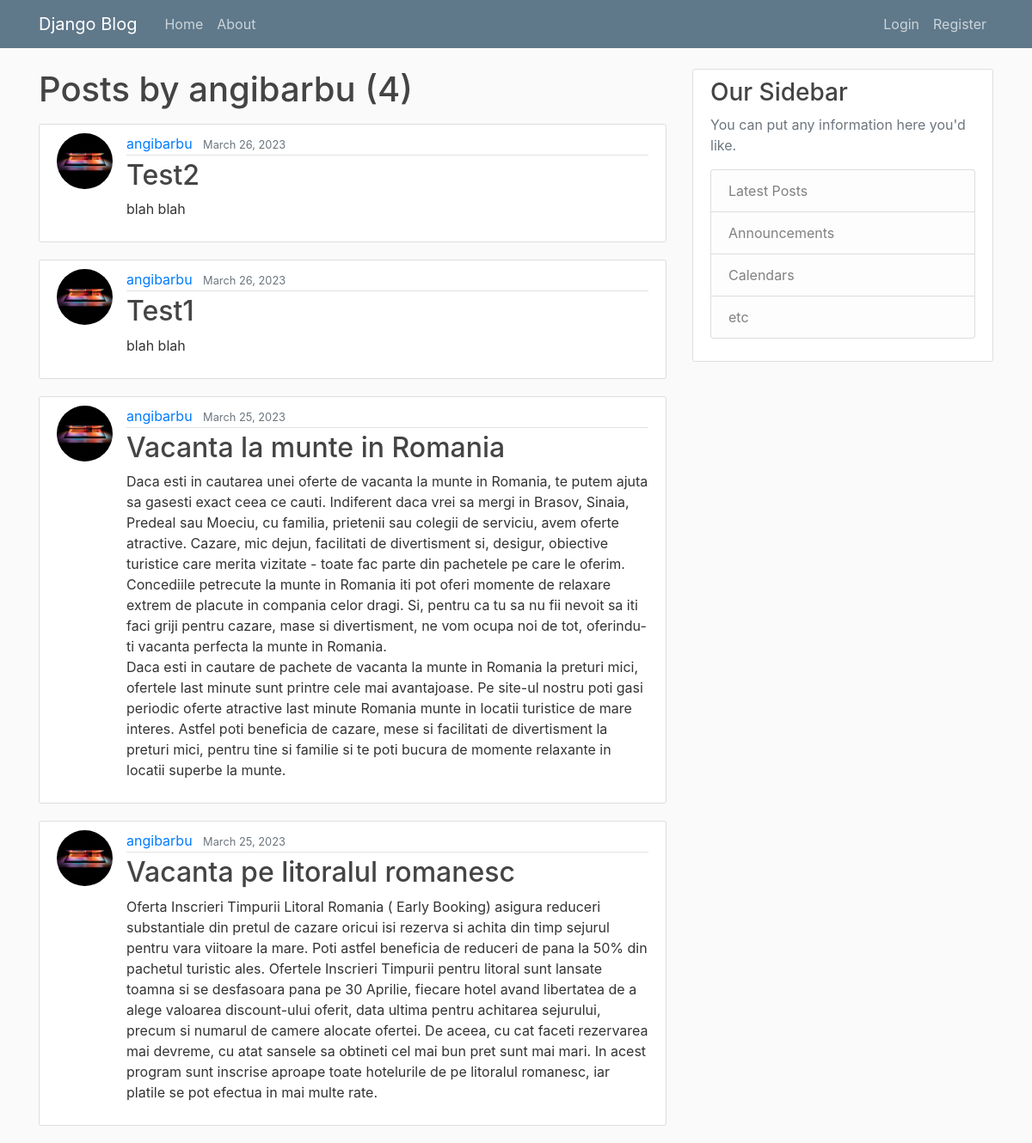
The app's page /user/angibarbu, older data.
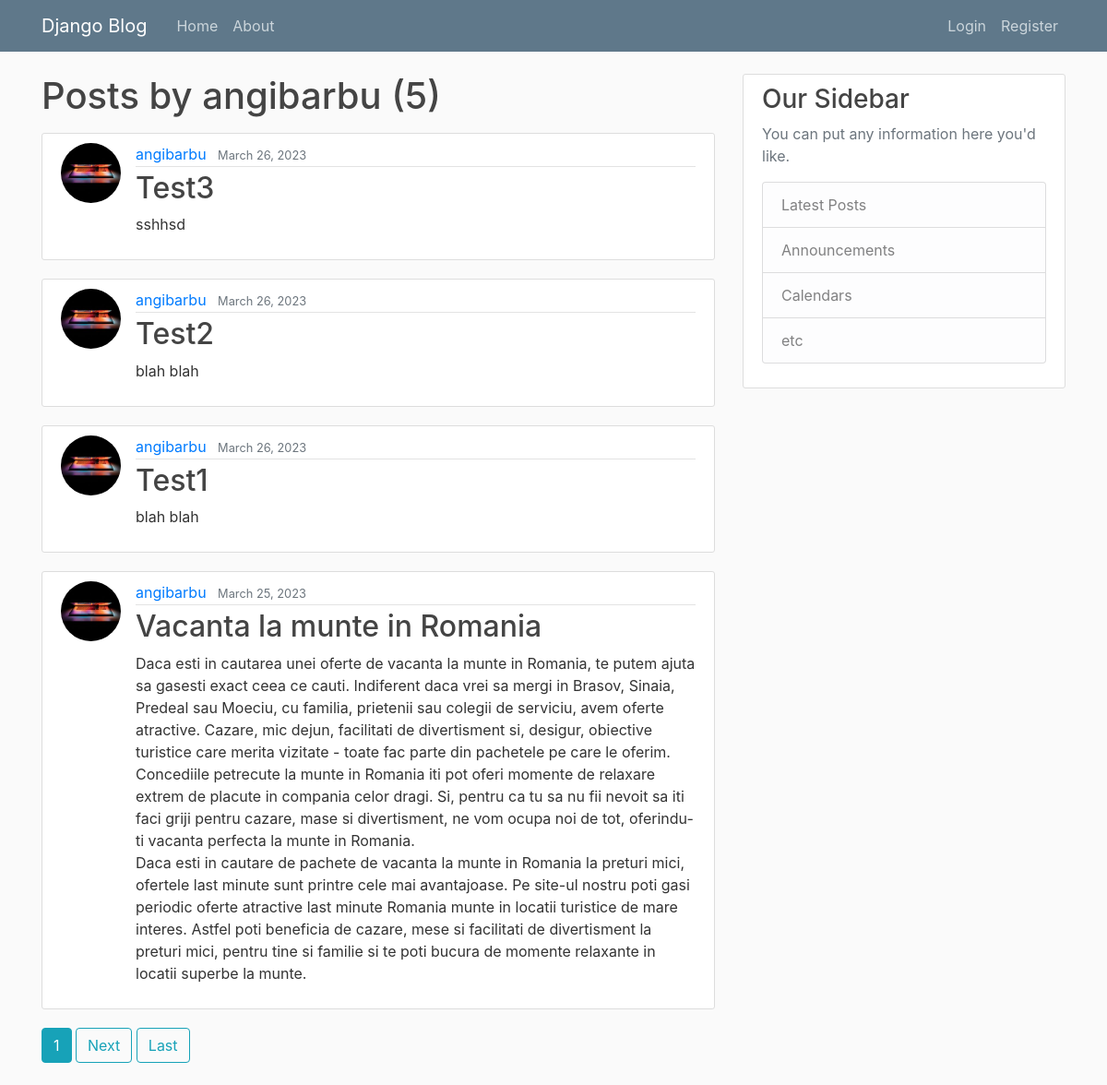
The same page, newer data.
### blog/models.py (models this page shows, shortened)
class Post(models.Model):
    title = models.CharField(max_length=100)
    content = models.TextField()
    date_posted = models.DateTimeField(default=timezone.now)
    author = models.ForeignKey(User, on_delete=models.CASCADE)
    image = models.ImageField(upload_to="images/")

### users/models.py (models this page shows, shortened)
class Profile(models.Model):
    user = models.OneToOneField(User, on_delete=models.CASCADE)
    image = models.ImageField(default='default.jpg', upload_to='profile_pics')

### blog/views.py (the view)
# urls.py: path('user/<str:username>', UserPostListView.as_view(), name='user-posts'),
class UserPostListView(ListView):
    model = Post
    template_name = 'blog/user_posts.html'  # '<app>/<model>_<viewtype>.html'
    context_object_name = 'posts'
    paginate_by = 4
    def get_queryset(self):
        user = get_object_or_404(User, username=self.kwargs.get('username'))
        return Post.objects.filter(author=user).order_by('-date_posted')

### blog/templates/blog/user_posts.html (shortened to what this page needs)
{% extends "blog/base.html" %}
{% block content %}
    <h1 class="mb-3">Posts by {{ view.kwargs.username }} ({{ page_obj.paginator.count }})</h1>
    {% for post in posts %}
        <article class="media content-section">
            <img class="rounded-circle article-img" src="{{ post.author.profile.image.url }}">
            <div class="media-body">
                <div class="article-metadata">
                    <a class="mr-2" href="{% url 'user-posts' post.author.username %}">{{ post.author }}</a>
                    <small class="text-muted">{{ post.date_posted|date:"F d, Y" }}</small>
                </div>
                <h2><a class="article-title" href="{% url 'post-detail' post.id %}">{{ post.title }}</a></h2>
                <p class="article-content">{{ post.content }}</p>
            </div>
        </article>
    {% endfor %}
    {% if is_paginated %}
        {% for num in page_obj.paginator.page_range %}
            {% if page_obj.number == num %}
                <a class="btn btn-info mb-4" href="?page={{ num }}">{{ num }}</a>
            {% elif num > page_obj.number|add:'-3' and num < page_obj.number|add:'-3' %}
                <a class="btn btn-outline-info mb-4" href="?page={{ num }}">{{ num }}</a>
            {% endif %}
        {% endfor %}
        {% if page_obj.has_next %}
            <a class="btn btn-outline-info mb-4" href="?page={{ page_obj.next_page_number }}">Next</a>
            <a class="btn btn-outline-info mb-4" href="?page={{ page_obj.paginator.num_pages }}">Last</a>
        {% endif %}
    {% endif %}
{% endblock content %}

Row changes from the older to the newer data that the page shows:
no longer on this page (row unchanged): Post: author.profile.image (picture), author "angibarbu", date_posted "March 25, 2023", title "Vacanta pe litoralul romanesc", content "Oferta Inscrieri Timpurii Litoral Romania ( Early Booking) asigura reduceri substantiale din pretul de cazare oricui isi rezerva si achita din timp sejurul pentru vara viitoare la mare. Poti astfel beneficia de reduceri de pana la 50% din pachetul turistic ales. Ofertele Inscrieri Timpurii pentru litoral sunt lansate toamna si se desfasoara pana pe 30 Aprilie, fiecare hotel avand libertatea de a alege valoarea discount-ului oferit, data ultima pentru achitarea sejurului, precum si numarul de camere alocate ofertei. De aceea, cu cat faceti rezervarea mai devreme, cu atat sansele sa obtineti cel mai bun pret sunt mai mari. In acest program sunt inscrise aproape toate hotelurile de pe…"
added Post: author.profile.image (picture), author "angibarbu", date_posted "March 26, 2023", title "Test3", content "sshhsd"
Text that changed along with them:
{{ page_obj.paginator.count }}: "4" → "5"
new list line: "1"
text now shown: "Next Last"
